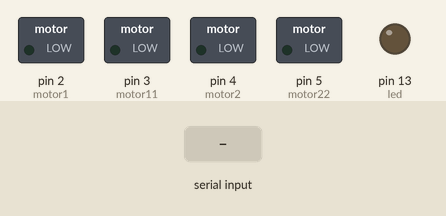
A sketch run on a simulated Arduino Uno, built with avr-gcc and run on an emulated ATmega328P. Parts: switched loads named in the sketch (green lamp = pin HIGH), output pins drawn as LEDs (lit = HIGH). The inputs (shaded band) are chosen by the test bench. What the sketch prints to the serial monitor is not drawn.

Above: at 2.2 s.
2.3 s: "d" received over Serial
At 3.5 s:
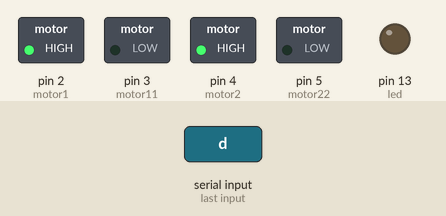
3.8 s: "w" received over Serial
At 4.8 s:
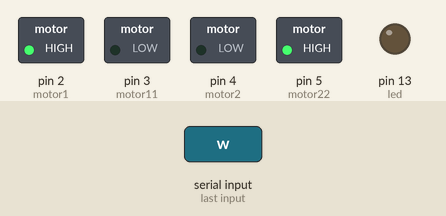
5.3 s: "s" received over Serial
At 5.9 s:
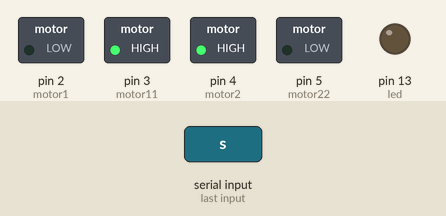
6.8 s: "a" received over Serial
At 7.1 s:
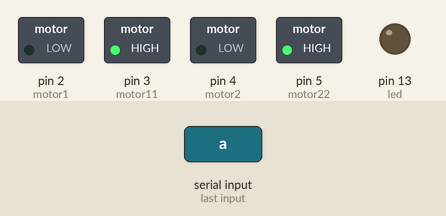
8.3 s: "h" received over Serial
At 9.4 s:
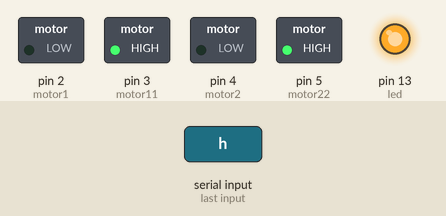
9.8 s: "x" received over Serial
At 10.5 s:
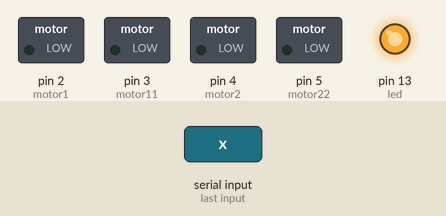
Timing chart, 0 to 12.3 s (numbered marks = the images above; inputs shaded):
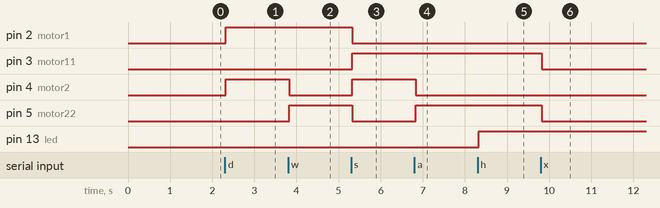

Measured:
- after the input at 2.3 s, pin 2 (motor1), pin 4 (motor2): LOW → HIGH at once
- after the input at 3.8 s, pin 4 (motor2): HIGH → LOW at once; pin 5 (motor22): LOW → HIGH at once
- after the input at 5.3 s, pin 2 (motor1), pin 5 (motor22): HIGH → LOW at once; pin 3 (motor11), pin 4 (motor2): LOW → HIGH at once
- after the input at 6.8 s, pin 4 (motor2): HIGH → LOW at once; pin 5 (motor22): LOW → HIGH at once
- after the input at 8.3 s, pin 13 (led): LOW → HIGH at once
- after the input at 9.8 s, pin 3 (motor11), pin 5 (motor22): HIGH → LOW at once

The sketch:

gesture_robot_matlab.ino
```cpp
int motor1 = 2;
int motor11 = 3;
int motor2 = 4;
int motor22 = 5;
int led = 13;
//int led2=10;
char a;


void setup()
{

  Serial.begin(9600);
  pinMode(motor1, OUTPUT);
  pinMode(motor11, OUTPUT);
  pinMode(motor2, OUTPUT);
  pinMode(motor22, OUTPUT);
  pinMode(led, OUTPUT);
  // pinMode(led2,OUTPUT);

  Serial.println("robo start");
  delay(1000);

}
void loop()
{
  if (Serial.available() > 0)
  {
    Serial.println("robo1 start");
  }
  a = Serial.read();
  Serial.println(a);
  if (a == 'd')
  {
    Serial.println("Right");
    digitalWrite(motor1, HIGH);
    digitalWrite(motor11, LOW);
    digitalWrite(motor2, HIGH);
    digitalWrite(motor22, LOW);
    delay(1500);
  }
  else if (a == 'w')
  {
    Serial.println("forward");
    digitalWrite(motor1, HIGH);
    digitalWrite(motor11, LOW);
    digitalWrite(motor2, LOW);
    digitalWrite(motor22, HIGH);
    delay(1500);
  }
  else if (a == 'x')
  {
    Serial.println("stop");
    digitalWrite(motor1, LOW);
    digitalWrite(motor11, LOW);
    digitalWrite(motor2, LOW);
    digitalWrite(motor22, LOW);
    delay(1500);
  }
  else if (a == 's')
  {
    Serial.println("backward");
    digitalWrite(motor1, LOW);
    digitalWrite(motor11, HIGH);
    digitalWrite(motor2, HIGH);
    digitalWrite(motor22, LOW);
    delay(1500);
  }

  else if (a == 'a')
  {
    Serial.println("left");
    digitalWrite(motor1, LOW);
    digitalWrite(motor11, HIGH);
    digitalWrite(motor2, LOW);
    digitalWrite(motor22, HIGH);
    delay(1500);
  }

  else if (a == 'h')
  {
    Serial.println("LED HIGH");
    digitalWrite(led, HIGH);

  }


  else if (a == 'l')
  {
    Serial.println("LED LOW");
    digitalWrite(led, LOW);

  }
}
```
